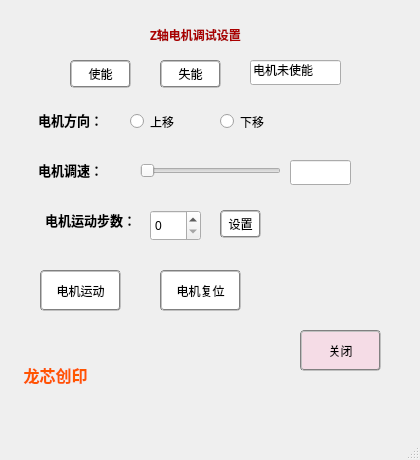
<?xml version="1.0" encoding="UTF-8"?>
<ui version="4.0">
 <class>z_window</class>
 <widget class="QMainWindow" name="z_window">
  <property name="geometry">
   <rect>
    <x>0</x>
    <y>0</y>
    <width>420</width>
    <height>460</height>
   </rect>
  </property>
  <property name="windowTitle">
   <string>MainWindow</string>
  </property>
  <widget class="QWidget" name="centralwidget">
   <widget class="QLineEdit" name="lineEdit_2">
    <property name="geometry">
     <rect>
      <x>250</x>
      <y>60</y>
      <width>91</width>
      <height>25</height>
     </rect>
    </property>
    <property name="text">
     <string>电机未使能</string>
    </property>
   </widget>
   <widget class="QLabel" name="label_5">
    <property name="geometry">
     <rect>
      <x>10</x>
      <y>320</y>
      <width>91</width>
      <height>51</height>
     </rect>
    </property>
    <property name="styleSheet">
     <string notr="true">border-image: url(:/one.png);</string>
    </property>
    <property name="text">
     <string/>
    </property>
   </widget>
   <widget class="QPushButton" name="reset_button">
    <property name="geometry">
     <rect>
      <x>160</x>
      <y>270</y>
      <width>81</width>
      <height>41</height>
     </rect>
    </property>
    <property name="styleSheet">
     <string notr="true">border:2px groove gray;border-radius:
4px;padding:2px 4px;
background-color: rgb(255, 255, 255);</string>
    </property>
    <property name="text">
     <string>电机复位</string>
    </property>
   </widget>
   <widget class="QSpinBox" name="step_spinBox">
    <property name="geometry">
     <rect>
      <x>150</x>
      <y>210</y>
      <width>51</width>
      <height>31</height>
     </rect>
    </property>
    <property name="maximum">
     <number>10000</number>
    </property>
    <property name="singleStep">
     <number>100</number>
    </property>
   </widget>
   <widget class="QLabel" name="label">
    <property name="geometry">
     <rect>
      <x>30</x>
      <y>160</y>
      <width>81</width>
      <height>21</height>
     </rect>
    </property>
    <property name="font">
     <font>
      <family>微软雅黑</family>
     </font>
    </property>
    <property name="text">
     <string>&lt;html&gt;&lt;head/&gt;&lt;body&gt;&lt;p align=&quot;center&quot;&gt;&lt;span style=&quot; font-size:10pt; font-weight:700; color:#000000;&quot;&gt;电机调速：&lt;/span&gt;&lt;/p&gt;&lt;/body&gt;&lt;/html&gt;</string>
    </property>
   </widget>
   <widget class="QLabel" name="label_6">
    <property name="geometry">
     <rect>
      <x>10</x>
      <y>360</y>
      <width>91</width>
      <height>31</height>
     </rect>
    </property>
    <property name="text">
     <string>&lt;html&gt;&lt;head/&gt;&lt;body&gt;&lt;p align=&quot;center&quot;&gt;&lt;span style=&quot; font-size:12pt; font-weight:700; color:#ff5500;&quot;&gt;龙芯创印&lt;/span&gt;&lt;/p&gt;&lt;/body&gt;&lt;/html&gt;</string>
    </property>
   </widget>
   <widget class="QRadioButton" name="up_button">
    <property name="geometry">
     <rect>
      <x>130</x>
      <y>110</y>
      <width>118</width>
      <height>23</height>
     </rect>
    </property>
    <property name="text">
     <string>上移</string>
    </property>
   </widget>
   <widget class="QLabel" name="label_2">
    <property name="geometry">
     <rect>
      <x>30</x>
      <y>110</y>
      <width>81</width>
      <height>21</height>
     </rect>
    </property>
    <property name="font">
     <font>
      <family>微软雅黑</family>
     </font>
    </property>
    <property name="text">
     <string>&lt;html&gt;&lt;head/&gt;&lt;body&gt;&lt;p align=&quot;center&quot;&gt;&lt;span style=&quot; font-size:10pt; font-weight:700; color:#000000;&quot;&gt;电机方向：&lt;/span&gt;&lt;/p&gt;&lt;/body&gt;&lt;/html&gt;</string>
    </property>
   </widget>
   <widget class="QPushButton" name="z_close_button">
    <property name="geometry">
     <rect>
      <x>300</x>
      <y>330</y>
      <width>81</width>
      <height>41</height>
     </rect>
    </property>
    <property name="styleSheet">
     <string notr="true">border:2px groove gray;border-radius:
4px;padding:2px 4px;
background-color: rgb(245, 220, 230);</string>
    </property>
    <property name="text">
     <string>关闭</string>
    </property>
   </widget>
   <widget class="QLabel" name="label_4">
    <property name="geometry">
     <rect>
      <x>120</x>
      <y>10</y>
      <width>151</width>
      <height>51</height>
     </rect>
    </property>
    <property name="font">
     <font>
      <family>黑体</family>
     </font>
    </property>
    <property name="text">
     <string>&lt;html&gt;&lt;head/&gt;&lt;body&gt;&lt;p align=&quot;center&quot;&gt;&lt;span style=&quot; font-weight:700; color:#aa0000;&quot;&gt;Z轴电机调试设置&lt;/span&gt;&lt;/p&gt;&lt;/body&gt;&lt;/html&gt;</string>
    </property>
   </widget>
   <widget class="QPushButton" name="pushButton">
    <property name="geometry">
     <rect>
      <x>40</x>
      <y>270</y>
      <width>81</width>
      <height>41</height>
     </rect>
    </property>
    <property name="styleSheet">
     <string notr="true">border:2px groove gray;border-radius:
4px;padding:2px 4px;
background-color: rgb(255, 255, 255);
</string>
    </property>
    <property name="text">
     <string>电机运动</string>
    </property>
   </widget>
   <widget class="QLineEdit" name="lineEdit">
    <property name="geometry">
     <rect>
      <x>290</x>
      <y>160</y>
      <width>61</width>
      <height>25</height>
     </rect>
    </property>
   </widget>
   <widget class="QLabel" name="label_3">
    <property name="geometry">
     <rect>
      <x>30</x>
      <y>200</y>
      <width>121</width>
      <height>41</height>
     </rect>
    </property>
    <property name="font">
     <font>
      <family>微软雅黑</family>
     </font>
    </property>
    <property name="text">
     <string>&lt;html&gt;&lt;head/&gt;&lt;body&gt;&lt;p align=&quot;center&quot;&gt;&lt;span style=&quot; font-size:10pt; font-weight:700; color:#000000;&quot;&gt;电机运动步数：&lt;/span&gt;&lt;/p&gt;&lt;/body&gt;&lt;/html&gt;</string>
    </property>
   </widget>
   <widget class="QPushButton" name="get_button">
    <property name="geometry">
     <rect>
      <x>70</x>
      <y>60</y>
      <width>61</width>
      <height>28</height>
     </rect>
    </property>
    <property name="styleSheet">
     <string notr="true">border:2px groove gray;border-radius:
4px;padding:2px 4px;
background-color: rgb(255, 255, 255);</string>
    </property>
    <property name="text">
     <string>使能</string>
    </property>
   </widget>
   <widget class="QPushButton" name="step_set_button">
    <property name="geometry">
     <rect>
      <x>220</x>
      <y>210</y>
      <width>41</width>
      <height>28</height>
     </rect>
    </property>
    <property name="styleSheet">
     <string notr="true">border:2px groove gray;border-radius:
4px;padding:2px 4px;
background-color: rgb(255, 255, 255);</string>
    </property>
    <property name="text">
     <string>设置</string>
    </property>
   </widget>
   <widget class="QSlider" name="horizontalSlider">
    <property name="geometry">
     <rect>
      <x>140</x>
      <y>160</y>
      <width>141</width>
      <height>22</height>
     </rect>
    </property>
    <property name="maximum">
     <number>1000</number>
    </property>
    <property name="pageStep">
     <number>100</number>
    </property>
    <property name="orientation">
     <enum>Qt::Horizontal</enum>
    </property>
   </widget>
   <widget class="QPushButton" name="lose_button">
    <property name="geometry">
     <rect>
      <x>160</x>
      <y>60</y>
      <width>61</width>
      <height>28</height>
     </rect>
    </property>
    <property name="styleSheet">
     <string notr="true">border:2px groove gray;border-radius:
4px;padding:2px 4px;
background-color: rgb(255, 255, 255);</string>
    </property>
    <property name="text">
     <string>失能</string>
    </property>
   </widget>
   <widget class="QRadioButton" name="down_button">
    <property name="geometry">
     <rect>
      <x>220</x>
      <y>110</y>
      <width>118</width>
      <height>23</height>
     </rect>
    </property>
    <property name="text">
     <string>下移</string>
    </property>
   </widget>
  </widget>
  <widget class="QMenuBar" name="menubar">
   <property name="geometry">
    <rect>
     <x>0</x>
     <y>0</y>
     <width>420</width>
     <height>27</height>
    </rect>
   </property>
  </widget>
  <widget class="QStatusBar" name="statusbar"/>
 </widget>
 <resources/>
 <connections/>
</ui>
